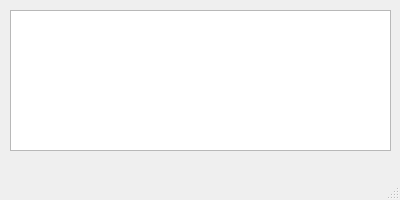
<?xml version="1.0" encoding="UTF-8"?>
<ui version="4.0">
 <class>ReceiverWindow</class>
 <widget class="QMainWindow" name="ReceiverWindow">
  <property name="geometry">
   <rect>
    <x>0</x>
    <y>0</y>
    <width>400</width>
    <height>200</height>
   </rect>
  </property>
  <property name="sizePolicy">
   <sizepolicy hsizetype="Fixed" vsizetype="Fixed">
    <horstretch>0</horstretch>
    <verstretch>0</verstretch>
   </sizepolicy>
  </property>
  <property name="minimumSize">
   <size>
    <width>400</width>
    <height>200</height>
   </size>
  </property>
  <property name="maximumSize">
   <size>
    <width>400</width>
    <height>320</height>
   </size>
  </property>
  <property name="windowTitle">
   <string>ReceiverWindow</string>
  </property>
  <widget class="QWidget" name="centralwidget">
   <widget class="QListWidget" name="receiverListWidget">
    <property name="geometry">
     <rect>
      <x>10</x>
      <y>10</y>
      <width>381</width>
      <height>141</height>
     </rect>
    </property>
   </widget>
  </widget>
  <widget class="QStatusBar" name="receiverStatusbar"/>
 </widget>
 <resources/>
 <connections/>
</ui>
